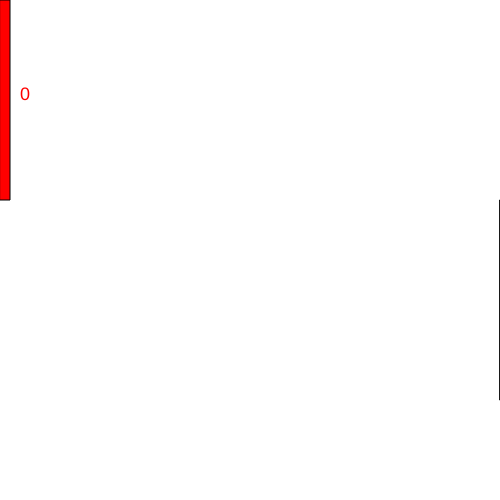
Frame 1 (no input)
Frame 60 (no input): identical to frame 1, image omitted
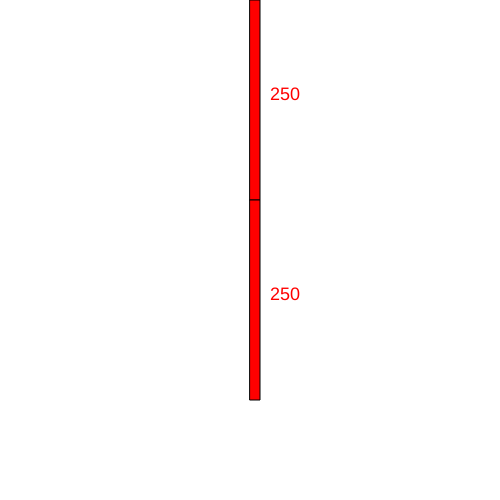
Frame 120 (the mouse pressed at the canvas centre since frame 60)

The p5.js sketch that drew these frames (run headless with seeded random() and noise() and a simulated clock; from frame 60 on, the mouse is pressed at the canvas centre):

// p5.js sketch
// ── sketch.js
//https://github.com/stavrosdidakis/DAT-GAD-405_2017
//https://p5js.org

//DAT405 / GAD405

let x;
let xReverse;

function setup() {
  createCanvas(500, 500);
  textSize(18)
}

function draw() {
  background(255)

  x=mouseX;
  xReverse=map(mouseX,0,500,500,0)

  fill(255,0,0)
  rect(x,0,10,200)
  rect(xReverse,200,10,200)

  text(x,x+20,100)
  text(xReverse,xReverse+20,300)
}
